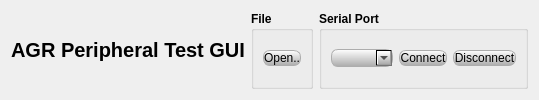
      <widget class="QWidget" name="widget_Title" native="true">
       <layout class="QGridLayout" name="gridLayout_13">
        <item row="0" column="0">
         <widget class="QLabel" name="label_SerialPortGUI">
          <property name="font">
           <font>
            <pointsize>15</pointsize>
            <bold>true</bold>
           </font>
          </property>
          <property name="text">
           <string>AGR Peripheral Test GUI</string>
          </property>
          <property name="alignment">
           <set>Qt::AlignCenter</set>
          </property>
         </widget>
        </item>
        <item row="0" column="1">
         <widget class="QGroupBox" name="groupBox_File">
          <property name="font">
           <font>
            <bold>true</bold>
           </font>
          </property>
          <property name="title">
           <string>File</string>
          </property>
          <layout class="QVBoxLayout" name="verticalLayout_7">
           <item>
            <widget class="QPushButton" name="pushButton_FileOpen">
             <property name="font">
              <font>
               <bold>false</bold>
              </font>
             </property>
             <property name="styleSheet">
              <string notr="true">background-color: qlineargradient(spread:pad, x1:0, y1:1, x2:0, y2:0, stop:0 rgba(171, 171, 171, 255), stop:1 rgba(255, 255, 255, 255));
border-style: solid;
border-color: rgb(173, 173, 173);
border-width: 1px;
border-radius: 7px;</string>
             </property>
             <property name="text">
              <string>Open..</string>
             </property>
            </widget>
           </item>
          </layout>
         </widget>
        </item>
        <item row="0" column="2">
         <widget class="QGroupBox" name="groupBox_SerialPort">
          <property name="font">
           <font>
            <bold>true</bold>
           </font>
          </property>
          <property name="title">
           <string>Serial Port</string>
          </property>
          <layout class="QHBoxLayout" name="horizontalLayout_10">
           <item>
            <widget class="QComboBox" name="comboBox_SerialPort">
             <property name="font">
              <font>
               <bold>false</bold>
              </font>
             </property>
             <property name="styleSheet">
              <string notr="true">background-color: qlineargradient(spread:pad, x1:0, y1:1, x2:0, y2:0, stop:0 rgba(171, 171, 171, 255), stop:1 rgba(255, 255, 255, 255));
border-style: solid;
border-color: rgb(173, 173, 173);
border-width: 1px;
border-radius: 7px;</string>
             </property>
            </widget>
           </item>
           <item>
            <widget class="QPushButton" name="pushButton_SerialConnect">
             <property name="font">
              <font>
               <bold>false</bold>
              </font>
             </property>
             <property name="styleSheet">
              <string notr="true">background-color: qlineargradient(spread:pad, x1:0, y1:1, x2:0, y2:0, stop:0 rgba(171, 171, 171, 255), stop:1 rgba(255, 255, 255, 255));
border-style: solid;
border-color: rgb(173, 173, 173);
border-width: 1px;
border-radius: 7px;</string>
             </property>
             <property name="text">
              <string>Connect</string>
             </property>
            </widget>
           </item>
           <item>
            <widget class="QPushButton" name="pushButton_SerialDisconnect">
             <property name="font">
              <font>
               <bold>false</bold>
              </font>
             </property>
             <property name="styleSheet">
              <string notr="true">background-color: qlineargradient(spread:pad, x1:0, y1:1, x2:0, y2:0, stop:0 rgba(171, 171, 171, 255), stop:1 rgba(255, 255, 255, 255));
border-style: solid;
border-color: rgb(173, 173, 173);
border-width: 1px;
border-radius: 7px;</string>
             </property>
             <property name="text">
              <string>Disconnect</string>
             </property>
            </widget>
           </item>
          </layout>
         </widget>
        </item>
       </layout>
      </widget>
